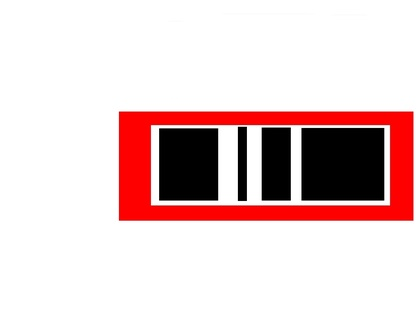
%> input picture DropOff/Pictures_of_BarCode/bar3.jpg, 420 x 315 px, shrunk from 1024 x 768 before the run
$ octave Centennial_BarCode.m   (GNU Octave 9; MATLAB toolbox functions it lacks are replaced by stand-ins)
%> lines starting %> are read from the running program, lines starting %| are printed output that depends on the picture; in (x1, y1, x2, y2) boxes, pixels count from 0 and x2, y2 are one past the last pixel; in counts of white or black regions, pixels touching at a corner belong together; the program's own positions count from 1
%%%% INPUT

%bar1
%bar2
%bar3
%bar4

%%%%%%%%

%%%%% Output

%Number corresponding to barcode

%%%%%%%%%


clear all
clc

% Get the snapshot of the current frame
    data = imread('bar3.jpg');
%> data is the input picture: size 315x420x3 uint8; mean R, G, B 228.7, 204.9, 204.9
    data_gray = rgb2gray(imread('bar3.jpg'));
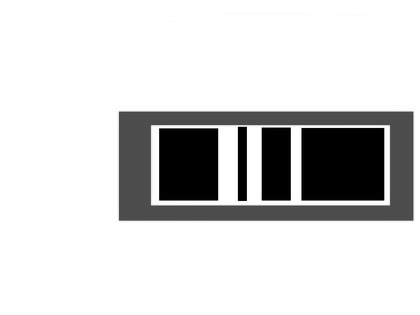
%> data_gray: size 315x420 uint8; min 0, max 255, mean 212

    %subtract the red component
    % from the grayscale image to extract the red components in the image.
    diff_im = imsubtract(data(:,:,1), rgb2gray(data));
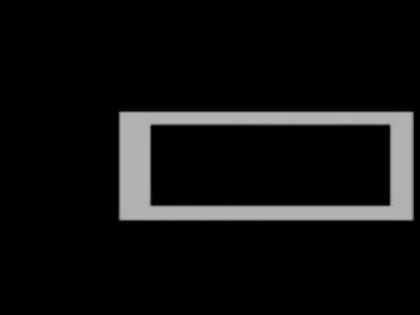
%> diff_im: size 315x420 uint8; min 0, max 178, mean 16.7
    %Use a median filter to filter out noise
    diff_im = medfilt2(diff_im, [3 3]);
    % Convert the resulting grayscale image into a binary image.
    diff_im = im2bw(diff_im,0.18);
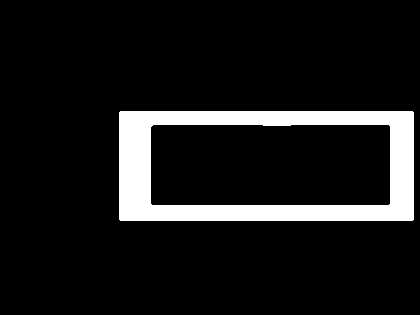
%> diff_im: size 315x420 logical; 10.1% white; 1 white region, box (x1, y1, x2, y2) and area: (119, 111, 414, 221) 13360

    % Remove all those pixels less than 300px
    diff_im = bwareaopen(diff_im,300);

    % Label all the connected components in the image.
    bw = bwlabel(diff_im, 8);
%> bw: size 315x420 double; values 0 (black) and 1 (white), 10.1% white; 1 white region

    % blob analysis.
    % properties for each labeled region.
    stats = regionprops(bw, 'BoundingBox', 'Centroid');
%> stats = 1 region; box (x1, y1, x2, y2) and Centroid: (119, 111, 414, 221) [261.3 167.8]
    MaskMatrix = ones(length(data_gray(:,1)),length(data_gray(1,:)));
%> MaskMatrix: size 315x420 double; every value is 1
    NegativeMatrix = xor(diff_im,MaskMatrix);
    NegativeMatrix = uint8(NegativeMatrix);

%     % Display the img
    figure
    imshow(data)
    hold on
    %This is a loop to bound the red objects in a rectangular box.
    for object = 1:length(stats)
        bb = stats(object).BoundingBox;
        bc = stats(object).Centroid;
        rectangle('Position',bb,'EdgeColor','b','LineWidth',5)
        plot(bc(1),bc(2), '-m+')
        crop=imcrop(data_gray,bb);
          Bar = crop(round(length(crop(:,1))/2),:);
        Bar_1=Bar;
        for i=1:length(Bar)
            if Bar(i)>=50
                Bar(i)=255;
            else
                Bar(i)=0;
            end
        end

       hold off

        Bar = find(Bar == 0);
        DATA=Bar;
        DATA_1 = DATA;
        step = DATA(5)-1;

        for i = 5:length(DATA)
        DATA(i)=DATA(i)/(i+(step));
        if DATA(i)~=1
        Length_1 = i-1;
        break
        end
        end


        Step = step + DATA_1(Length_1+1)-DATA_1(Length_1);

        for i = (Length_1+1):length(DATA)
            DATA(i)=DATA_1(i+1)/(i+Step);
            if DATA(i)~=1
                Length_2 = i-1-Length_1;
                break
            end
        end

        Step_2 = DATA_1(Length_1+Length_2+2)-DATA_1(Length_1+Length_2+1);

           for i = Length_1+Length_2+2:length(DATA)
            DATA(i)=DATA(i+2)/(i+Step_2+Step);
            if DATA(i)~=1
                Length_3 = i-1-Length_1-Length_2;
                break
            end
           end

           Length_4=length(DATA)-Length_3-Length_2-Length_1-1;


    end
%> this loop made 1 pass
%> (bb, bc, step, Step, Step_2, Length_4) on pass 1: ([119.5 111.5 295 110], [261.3 167.8], 44, 45, 1, 172)
%> pass 1, `crop=imcrop(data_gray,bb);`:
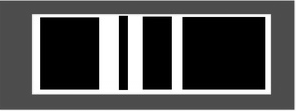
%> crop: size 111x296 uint8; min 0, max 255, mean 82.3
%> after the loop, Bar = 178 values from 41 to 265; DATA = 178 values, max 265 at index 178, min 0.92 at index 5, mean 157.2; Length_1 = 4; Length_2 = 0; Length_3 = 1
%> after the loop:
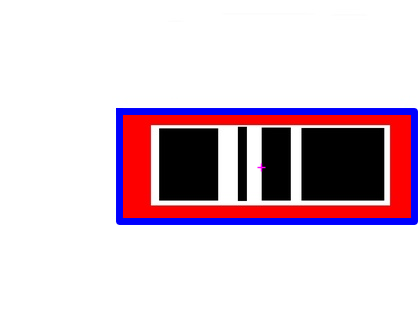
%> figure redrawn from the program's plot data
    hold off


    if Length_1 > Length_2 && Length_3 > Length_4 && Length_1 > Length_4 ...
            && Length_2 > Length_4

        a=1;
        figure
        imshow(crop)
        title('This is Bar Code 1')
    end

    if Length_1 < Length_2 && Length_3 > Length_4 && Length_1 < Length_4 ...
            && Length_2 > Length_4

        a=2;
        figure
        imshow(crop)
        title('This is Bar Code 2')
    end


    if Length_1 > Length_2 && Length_3 < Length_4 && Length_1 < Length_4 ...
            && Length_2 < Length_4

        a=3;
        figure
         imshow(crop)
        title('This is Bar Code 3')
    end

        if Length_1 < Length_2 && Length_3 < Length_4 && Length_1 < Length_4 ...
            && Length_2 > Length_4

        a=4;
        figure
        imshow(crop)
        title('This is Bar Code 4')
    end

$ run again, with DropOff/Pictures_of_BarCode/bar1.jpg copied over DropOff/Pictures_of_BarCode/bar3.jpg
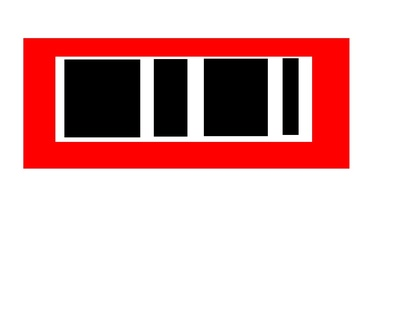
%> input picture DropOff/Pictures_of_BarCode/bar1.jpg, 420 x 315 px, shrunk from 1024 x 768 before the run
%> data is the input picture: size 315x420x3 uint8; mean R, G, B 225.6, 186.9, 186.9
%> `diff_im = im2bw(diff_im,0.18);`:
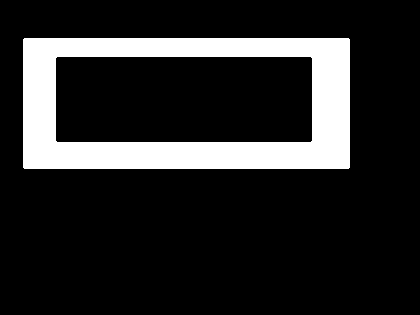
%> diff_im: size 315x420 logical; 15.9% white; 1 white region, box (x1, y1, x2, y2) and area: (23, 38, 350, 169) 21077
%> bw: size 315x420 double; values 0 (black) and 1 (white), 15.9% white; 1 white region
%> stats = 1 region; box (x1, y1, x2, y2) and Centroid: (23, 38, 350, 169) [189.6 108.1]
%> MaskMatrix: size 315x420 double; every value is 1
%> the loop `for object = 1:length(stats)` made 1 pass
%> (bb, bc, step, Step, Step_2, Length_4) on pass 1: ([23.5 38.5 327 131], [189.6 108.1], 46, 47, 1, 181)
%> after the loop `for object = 1:length(stats)`: Bar = 187 values from 43 to 275; DATA = 187 values, max 275 at index 187, min 0.923 at index 5, mean 152.3; Length_1 = 4; Length_2 = 0; Length_3 = 1
%> after the loop `for object = 1:length(stats)`:
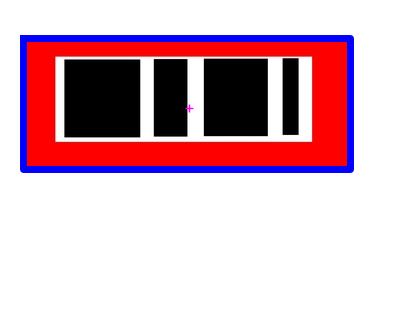
%> figure redrawn from the program's plot data

$ run again, with DropOff/Pictures_of_BarCode/bar4.jpg copied over DropOff/Pictures_of_BarCode/bar3.jpg
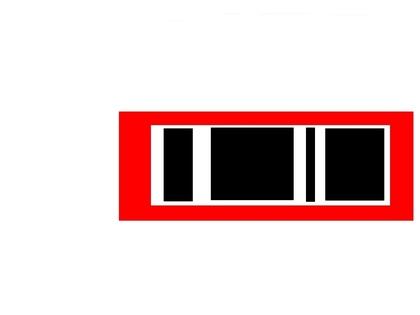
%> input picture DropOff/Pictures_of_BarCode/bar4.jpg, 420 x 315 px, shrunk from 1024 x 768 before the run
%> data is the input picture: size 315x420x3 uint8; mean R, G, B 228.6, 204.9, 204.9
%> bw: size 315x420 double; values 0 (black) and 1 (white), 10.1% white; 1 white region
%> stats = 1 region; box (x1, y1, x2, y2) and Centroid: (119, 111, 414, 221) [261.2 167.6]
%> MaskMatrix: size 315x420 double; every value is 1
%> NegativeMatrix: size 315x420 logical; 89.9% white; 1 black region, box (x1, y1, x2, y2) and area: (119, 111, 414, 221) 13428
%> the loop `for object = 1:length(stats)` made 1 pass
%> (bb, bc, step, Step, Step_2, Length_4) on pass 1: ([119.5 111.5 295 110], [261.2 167.6], 49, 50, 1, 171)
%> pass 1, `crop=imcrop(data_gray,bb);`:
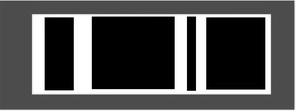
%> crop: size 111x296 uint8; min 0, max 255, mean 82.2
%> after the loop `for object = 1:length(stats)`: Bar = 177 values from 46 to 265; DATA = 177 values, max 265 at index 177, min 0.927 at index 5, mean 158; Length_1 = 4; Length_2 = 0; Length_3 = 1
%> after the loop `for object = 1:length(stats)`:
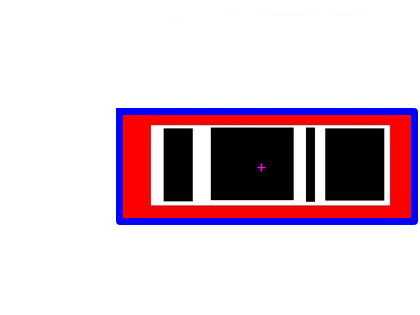
%> figure redrawn from the program's plot data
